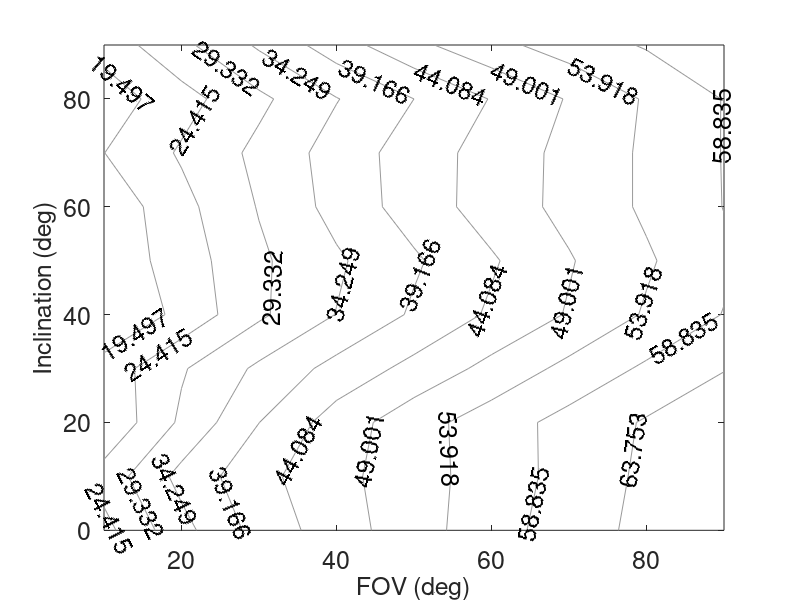

The MATLAB source for this figure:
clc, clear, close all

% load scdata.mat
load coord.mat
coord = [lat, long];

x = 0:10:90; % inclination
y = 10:10:90; % FOV
z = [0.2292    0.3264    0.4097    0.4670    0.5181    0.5683    0.6121    0.6519    0.6867; % 90 deg
    0.2639    0.3576    0.4259    0.4757    0.5181    0.5625    0.6052    0.6476    0.6836; % 80 deg
    0.2014    0.3021    0.3912    0.4635    0.5194    0.5637    0.6052    0.6424    0.6767; % 70 deg
    0.2153    0.2882    0.3519    0.4080    0.4556    0.5046    0.5526    0.5964    0.6350; % 60 deg
    0.1458    0.2083    0.2847    0.3438    0.3986    0.4479    0.4940    0.5443    0.5903; % 50 deg
    0.1597    0.2188    0.2847    0.3351    0.3847    0.4352    0.4861    0.5330    0.5787; % 40 deg
    0.1597    0.2292    0.2963    0.3594    0.4139    0.4630    0.5040    0.5469    0.5895; % 30 deg
    0.1944    0.2500    0.3056    0.3628    0.4153    0.4606    0.5040    0.5469    0.5903; % 20 deg
    0.1667    0.2257    0.2824    0.3403    0.3917    0.4433    0.4940    0.5443    0.5903; % 10 deg
    0.2153    0.2813    0.3495    0.4184    0.4778    0.5243    0.5625    0.5929    0.6304]*100; % 0 deg

contour(y,x,z,'ShowText','on','LineColor',[.6 .6 .6])
ylabel('Inclination (deg)')
xlabel('FOV (deg)')
set(findall(gcf,'-property','FontSize'),'FontSize',18)
